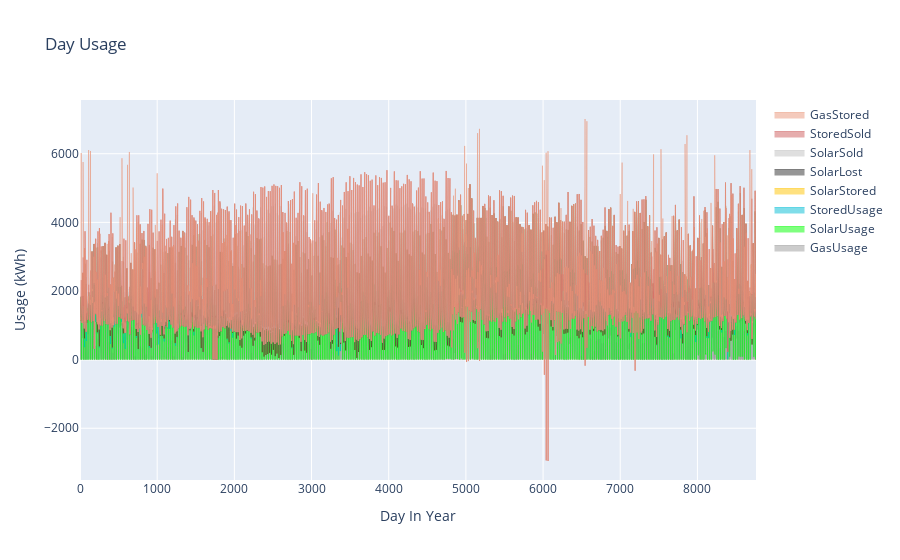

Here is the notebook cell this chart was saved with:
### Code cell
num_batteries = 2.1
solar_panel_power_kw = 5437
demand = DemandDf(pd.read_csv(r'data/consumption_hatzor.csv', index_col=0))
future_demand = predict_demand_in_year(demand, params=simulation_params, simulated_year=2020)
total_panel_production = ProductionDf(NORMALISED_SOLAR_PRODUCTION.df.copy())
total_panel_production.df[total_panel_production.SolarProduction] *= solar_panel_power_kw
selling_cost = CostElectricityDf(pd.read_csv(r'data/electricity_cost.csv', index_col=0))
binary_cost = CostElectricityDf(pd.read_csv(r'data/electricity_cost_binary.csv', index_col=0))
electricity_use: ElectricityUseDf = strategies.first_selling_strategy(
    demand=future_demand, production=total_panel_production,
    battery_capacity=num_batteries * simulation_params.BATTERY_CAPACITY,
    battery_power=num_batteries * simulation_params.CHARGE_POWER, battery_efficiency=0.87, cost_profile=selling_cost, binary_cost_profile=binary_cost, sell_profile=selling_cost, sale_max_power=14000)
# test_simulation(electricity_use=electricity_use, demand=future_demand, production=total_panel_production,
#                 params=simulation_params, num_batteries=num_batteries)
yearly_graph(electricity_use.df, num_hours_to_sum=1)

### Figure 1 — Plotly figure (JSON) as saved in the notebook; plotly's stock layout.template omitted (floating-point values rounded to 4 significant figures; data arrays with more than 128 entries replaced by an {"elided": "..."} marker saying what was removed)
{"data": [{"hoverinfo": "x+y", "line": {"color": "#999999", "width": 0.5}, "marker": {"color": "#999999"}, "mode": "lines", "name": "GasUsage", "opacity": 0.85, "stackgroup": "one", "x": {"elided": "8761 int values"}, "y": {"elided": "8760 float values"}, "type": "scatter"}, {"hoverinfo": "x+y", "line": {"color": "#00FF00", "width": 0.5}, "marker": {"color": "#00FF00"}, "mode": "lines", "name": "SolarUsage", "opacity": 0.85, "stackgroup": "one", "x": {"elided": "8761 int values"}, "y": {"elided": "8760 float values"}, "type": "scatter"}, {"hoverinfo": "x+y", "line": {"color": "#00bcd4", "width": 0.5}, "marker": {"color": "#00bcd4"}, "mode": "lines", "name": "StoredUsage", "opacity": 0.85, "stackgroup": "one", "x": {"elided": "8761 int values"}, "y": {"elided": "8760 float values"}, "type": "scatter"}, {"hoverinfo": "x+y", "line": {"color": "#FFC300", "width": 0.5}, "marker": {"color": "#FFC300"}, "mode": "lines", "name": "SolarStored", "opacity": 0.85, "stackgroup": "one", "x": {"elided": "8761 int values"}, "y": {"elided": "8760 float values"}, "type": "scatter"}, {"hoverinfo": "x+y", "line": {"color": "#2f2f2f", "width": 0.5}, "marker": {"color": "#2f2f2f"}, "mode": "lines", "name": "SolarLost", "opacity": 0.85, "stackgroup": "one", "x": {"elided": "8761 int values"}, "y": {"elided": "8760 float values"}, "type": "scatter"}, {"hoverinfo": "x+y", "line": {"color": "#C0C0C0", "width": 0.5}, "marker": {"color": "#C0C0C0"}, "mode": "lines", "name": "SolarSold", "opacity": 0.85, "stackgroup": "one", "x": {"elided": "8761 int values"}, "y": {"elided": "8760 float values"}, "type": "scatter"}, {"hoverinfo": "x+y", "line": {"color": "#CD5C5C", "width": 0.5}, "marker": {"color": "#CD5C5C"}, "mode": "lines", "name": "StoredSold", "opacity": 0.85, "stackgroup": "one", "x": {"elided": "8761 int values"}, "y": {"elided": "8760 float values"}, "type": "scatter"}, {"hoverinfo": "x+y", "line": {"color": "#E9967A", "width": 0.5}, "marker": {"color": "#E9967A"}, "mode": "lines", "name": "GasStored", "opacity": 0.85, "stackgroup": "one", "x": {"elided": "8761 int values"}, "y": {"elided": "8760 float values"}, "type": "scatter"}], "layout": {"barmode": "stack", "title": {"text": "Day Usage"}, "xaxis": {"title": {"text": "Day In Year"}}, "yaxis": {"title": {"text": "Usage (kWh)"}}}}
